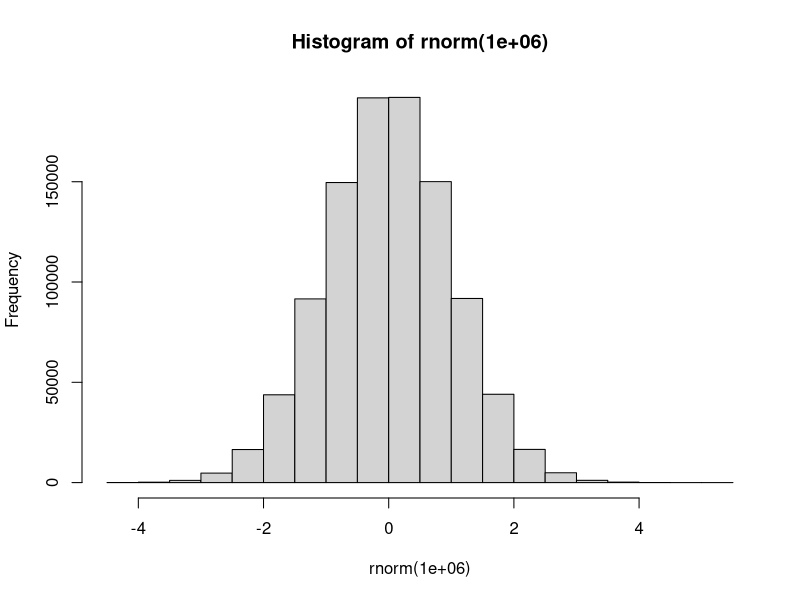

Here is the R script that generated this plot:
# Set graphical output file
pdf("xh.pdf")

# Generate 100 N(0, 1) variates and plot their histogram
hist(rnorm(1000000))

# Close the graphical output file
dev.off()
